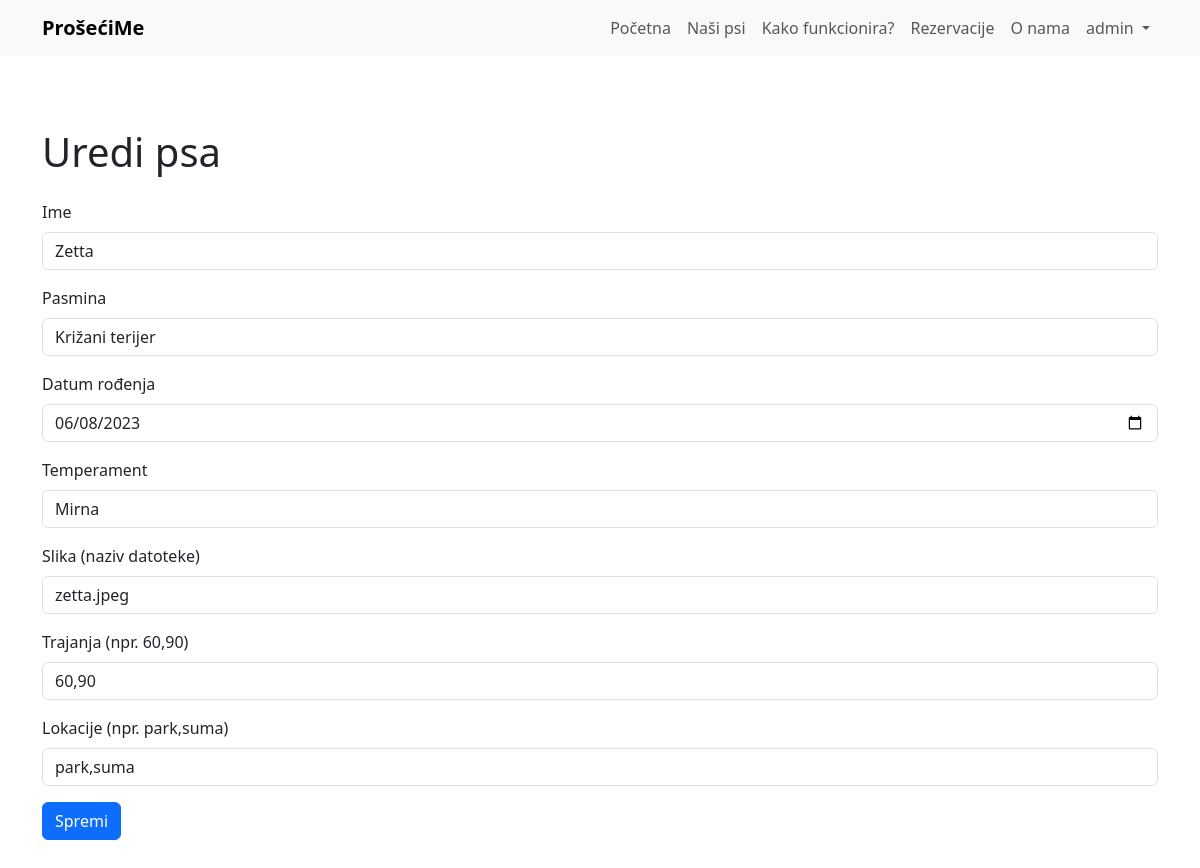
Before: /dog_form.php?id=2 (signed in) with the older database file.
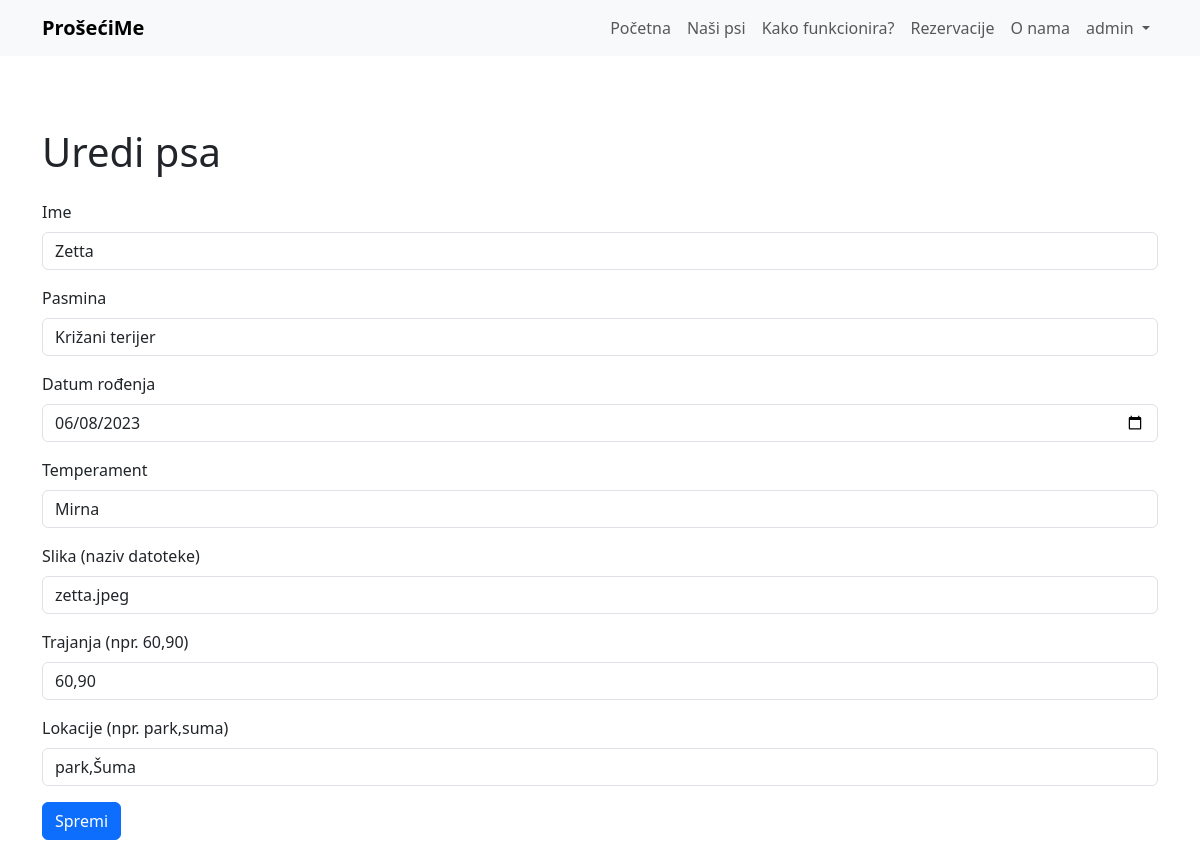
After: the same page with the newer database file.
### tables this page shows
CREATE TABLE `dogs` (
  `id` int(10) UNSIGNED NOT NULL,
  `name` varchar(100) NOT NULL,
  `breed` varchar(100) NOT NULL,
  `dob` date NOT NULL,
  `temperament` varchar(50) NOT NULL,
  `image` varchar(255) NOT NULL,
  `durations` varchar(100) NOT NULL DEFAULT '60',
  `locations` varchar(100) NOT NULL DEFAULT 'park'
);

### dog_form.php (the view, shortened to what this page needs)
<?php
require_once __DIR__.'/config/config.php';
$id = isset($_GET['id']) ? (int)$_GET['id'] : 0;
$dog = ['name'=>'','breed'=>'','dob'=>'','temperament'=>'','image'=>'','durations'=>'60','locations'=>'park'];
if($id){
    $stmt = $pdo->prepare('SELECT * FROM dogs WHERE id=?');
    $stmt->execute([$id]);
    $dog = $stmt->fetch();
}
?>
<!DOCTYPE html>
<html lang="hr">
<head>
<link href="https://cdn.jsdelivr.net/npm/bootstrap@5.3.2/dist/css/bootstrap.min.css" rel="stylesheet">
</head>
<body>
<?php include __DIR__.'/elementi/nav.php'; ?>
<div class="container py-5">
<h1 class="mb-4"><?= $id? 'Uredi' : 'Dodaj' ?> psa</h1>
<form method="post">
  <div class="mb-3"><label class="form-label">Ime</label><input type="text" name="name" class="form-control" value="<?= htmlspecialchars($dog['name']) ?>" required></div>
  <div class="mb-3"><label class="form-label">Pasmina</label><input type="text" name="breed" class="form-control" value="<?= htmlspecialchars($dog['breed']) ?>" required></div>
  <div class="mb-3"><label class="form-label">Datum rođenja</label><input type="date" name="dob" class="form-control" value="<?= htmlspecialchars($dog['dob']) ?>" required></div>
  <div class="mb-3"><label class="form-label">Temperament</label><input type="text" name="temperament" class="form-control" value="<?= htmlspecialchars($dog['temperament']) ?>" required></div>
  <div class="mb-3"><label class="form-label">Slika (naziv datoteke)</label><input type="text" name="image" class="form-control" value="<?= htmlspecialchars($dog['image']) ?>" required></div>
  <div class="mb-3"><label class="form-label">Trajanja (npr. 60,90)</label><input type="text" name="durations" class="form-control" value="<?= htmlspecialchars($dog['durations']) ?>" required></div>
  <div class="mb-3"><label class="form-label">Lokacije (npr. park,suma)</label><input type="text" name="locations" class="form-control" value="<?= htmlspecialchars($dog['locations']) ?>" required></div>
  <button class="btn btn-primary">Spremi</button>
</form>
</div>
</body>
</html>

Changed rows visible on the page:
changed dogs "Zetta": locations "park,suma" → "park,Šuma"
